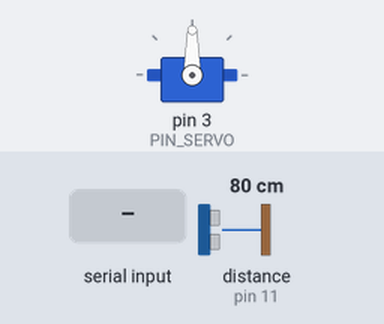
Bench run of a sketch on a simulated Arduino Leonardo, built with avr-gcc and run on an emulated ATmega32U4. Shown: servo. Wiring (inferred from the names in the program): ultrasonic range finder: trigger pin 12; echo pin 11. Inputs (shaded band) come from the test bench; at power-on: distance to the obstacle (sensor on pin 11) 80 cm. The echo pulse lasts 58.3 µs per cm; what the sketch prints to the serial monitor is not drawn.

Above: at 1.2 s.
1.3 s: "P\n" received over the second serial link
At 3.5 s:
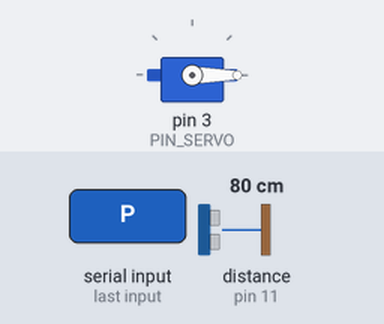
3.8 s: "R\n" received over the second serial link
At 5.5 s:
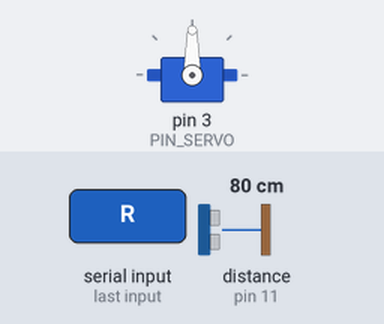
Timing chart, 0 to 7.0 s (numbered marks = the images above; inputs shaded):
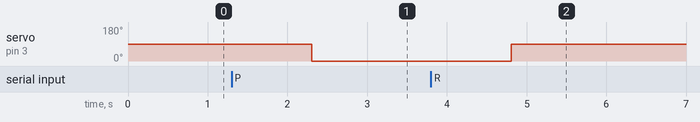

Measured:
- after the input at 1.3 s, servo on pin 3 (PIN_SERVO): 90° → 0° after 1.0 s
- after the input at 3.8 s, servo on pin 3 (PIN_SERVO): 0° → 90° after 1.0 s

The sketch:

parking_completed.ino
```cpp
#include <pt.h>
#include <Servo.h>

#define PT_DELAY(pt, ms, ts) \
    ts = millis(); \
    PT_WAIT_WHILE(pt, millis()-ts < (ms));

// PIN_SENSOR
#define PIN_LED 12
#define PIN_SERVO 3
#define PIN_ULTRA_ECHO 11
#define PIN_ULTRA_TRIG 12

// SERVO STATUS
#define CLOSE 0
#define OPEN 1

// LED & LCD STATUS
#define FREE 0
#define RESERVE 1
#define PARK 2

// READ WRITE VALUE
long duration = 0;  // Ultrasonic
long distance = 0;  // Ultrasonic
String val = "F";
String car_ID = "";

Servo myservo;

int servoStatus = CLOSE;
int ledStatus = FREE;

struct pt pt_taskLED;
struct pt pt_taskSERVO;
struct pt pt_taskULTRA;
struct pt pt_taskSendSerial;

///////////////////////////////////////////////////////
void setValue(){
  car_ID = val.substring(1,7);
  switch(val.charAt(0)) {
    case 'R':
      ledStatus = RESERVE;
    break;
    case 'P':
      ledStatus = PARK;
    break;
  }
}

///////////////////////////////////////////////////////
void serialEvent() {
  if (Serial1.available() > 0) {
    val = Serial1.readStringUntil('\r');
    Serial.print("value Recieve : ");
    Serial.println(val);
    Serial1.flush();
    setValue();
  }
}

///////////////////////////////////////////////////////
void sendSerial(){
  String sendData = String(val.charAt(0));
  sendData += car_ID;
  Serial1.print(sendData);
  Serial1.print('\r');
  Serial.print(sendData);
  Serial.print('\r');
}

///////////////////////////////////////////////////////
PT_THREAD(taskSendSerial(struct pt* pt))
{
  static uint32_t ts;

  PT_BEGIN(pt);

  while (1)
  {
    sendSerial();
    PT_DELAY(pt, 600, ts);
  }

  PT_END(pt);
}


///////////////////////////////////////////////////////
PT_THREAD(taskLED(struct pt* pt))
{
  static uint32_t ts;

  PT_BEGIN(pt);

  while (1)
  {
    digitalWrite(PIN_LED, ledStatus);
    PT_DELAY(pt, 150, ts);
  }

  PT_END(pt);
}

///////////////////////////////////////////////////////
PT_THREAD(taskULTRA(struct pt* pt))
{
  static uint32_t ts;

  PT_BEGIN(pt);

  while (1)
  {
    digitalWrite(PIN_ULTRA_TRIG, LOW);
    delayMicroseconds(2);
    digitalWrite(PIN_ULTRA_TRIG, HIGH);
    delayMicroseconds(10);
    digitalWrite(PIN_ULTRA_TRIG, LOW);
    duration = pulseIn(PIN_ULTRA_ECHO, HIGH);
    distance = (duration/2) / 29.1;
    PT_DELAY(pt, 150, ts);
    Serial.print(distance);
  }

  PT_END(pt);
}

///////////////////////////////////////////////////////
PT_THREAD(taskSERVO(struct pt* pt))
{
  static uint32_t ts;

  PT_BEGIN(pt);

  while (1)
  {
    if(val.charAt(0) == 'R'){
      myservo.write(90);
    }
    else if(val.charAt(0) == 'P'){
      myservo.write(0);
      if(distance < 5){
          myservo.write(90);
      }
    }
    PT_DELAY(pt, 150, ts);
  }

  PT_END(pt);
}

///////////////////////////////////////////////////////
void setup()
{
  myservo.attach(PIN_SERVO);
  pinMode(PIN_LED, OUTPUT);
  pinMode(PIN_ULTRA_ECHO, INPUT);
  pinMode(PIN_ULTRA_TRIG, OUTPUT);

  PT_INIT(&pt_taskLED);
  PT_INIT(&pt_taskULTRA);
  PT_INIT(&pt_taskSERVO);

  Serial1.begin(115200);
  Serial.begin(115200);
}

///////////////////////////////////////////////////////
void loop()
{
  taskLED(&pt_taskLED);
  taskULTRA(&pt_taskULTRA);
  taskSERVO(&pt_taskSERVO);

  serialEvent();
  taskSendSerial(&pt_taskSendSerial);
}
```
